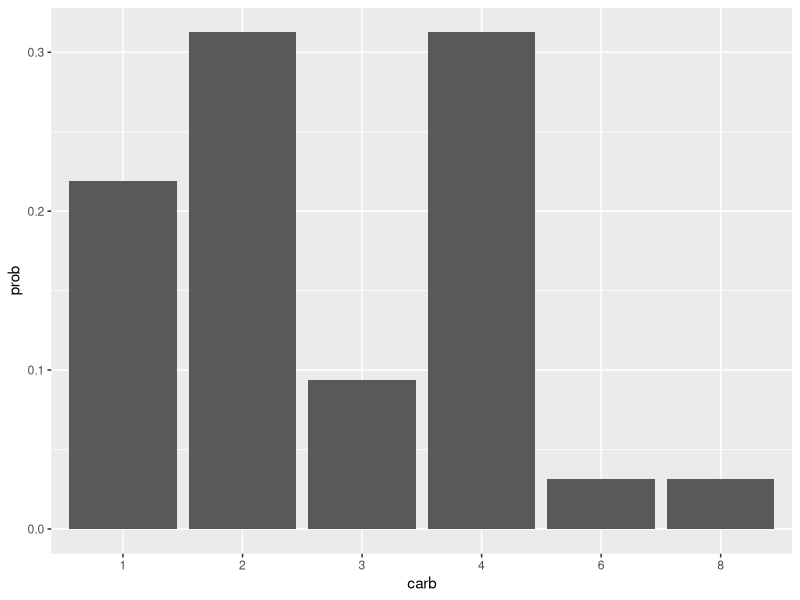

R code for this plot:
## ---- chunk 1
prob <- table(mtcars$carb) / nrow(mtcars)
prob
## ---- chunk 2
library(tidyverse)
library(ggplot2)

prob_tbl <- as.data.frame(prob) %>%
  rename(carb = Var1, prob = Freq)

# Probability Mass Function (PMF)
ggplot(prob_tbl, aes(x = carb, y = prob)) + 
  geom_histogram(stat = "identity")
